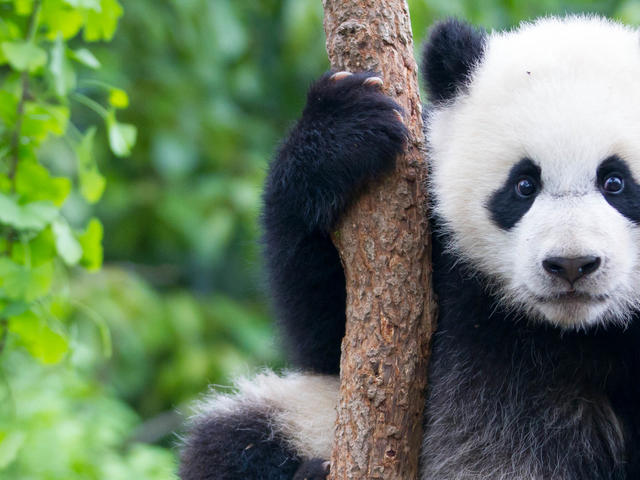
#> input picture Resources/panda.jpg, 640 x 480 px, found by its file name
$ python chap6.py
#> lines starting #> are read from the running program, lines starting #| are printed output that depends on the picture
#Joining Images
import cv2
import numpy as np

img = cv2.imread("Resources\panda.jpg")
#> img is the input picture: shape (480, 640, 3); mean B, G, R 96.4, 124.2, 104.9

imghor = np.hstack((img,img))
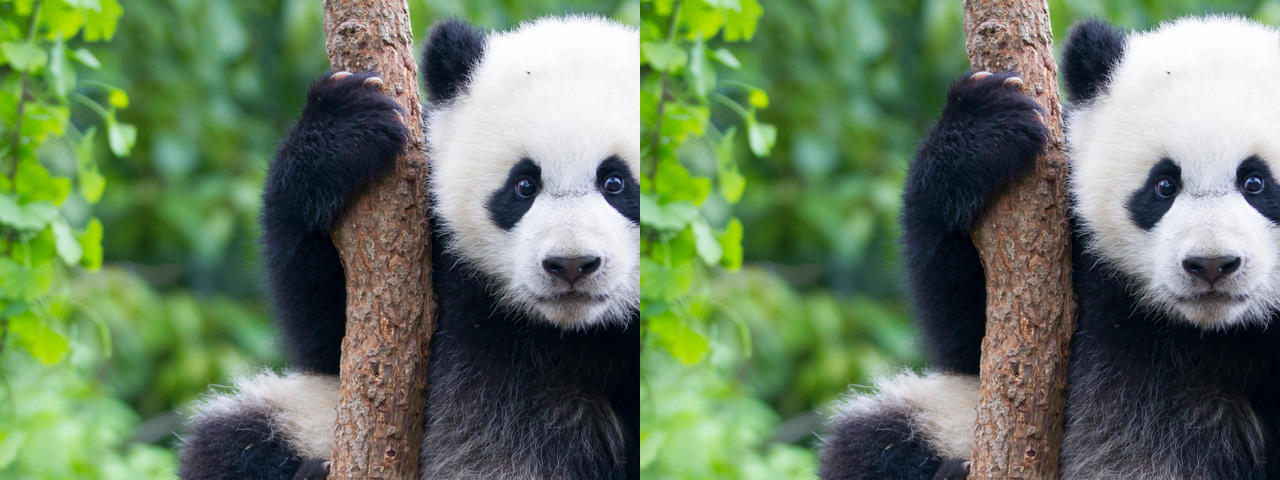
#> imghor: shape (480, 1280, 3); mean B, G, R 96.4, 124.2, 104.9
imgVer = np.vstack((imghor,imghor))
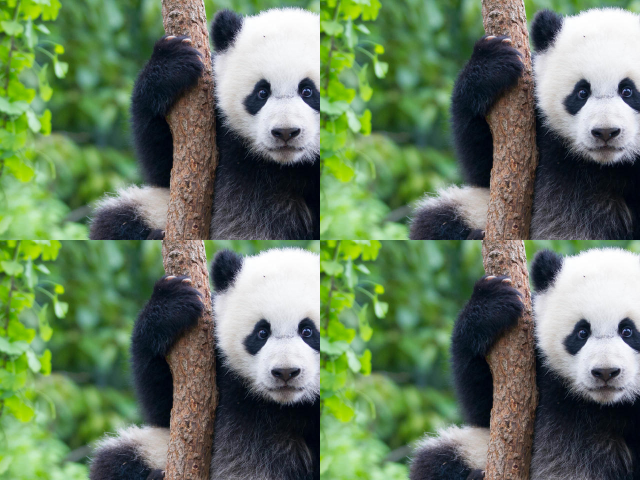
#> imgVer: shape (960, 1280, 3) (shown at 1/2 size); mean B, G, R 96.4, 124.2, 104.9

cv2.imshow("Horizontal-Vertical", imgVer)
cv2.waitKey(0)
